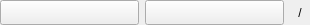
<?xml version="1.0" encoding="UTF-8"?>
<ui version="4.0">
 <class>breadcrumb_widget</class>
 <widget class="QWidget" name="breadcrumb_widget">
  <property name="geometry">
   <rect>
    <x>0</x>
    <y>0</y>
    <width>310</width>
    <height>25</height>
   </rect>
  </property>
  <property name="windowTitle">
   <string>Form</string>
  </property>
  <layout class="QHBoxLayout" name="horizontalLayout">
   <property name="leftMargin">
    <number>0</number>
   </property>
   <property name="topMargin">
    <number>0</number>
   </property>
   <property name="rightMargin">
    <number>0</number>
   </property>
   <property name="bottomMargin">
    <number>0</number>
   </property>
   <item>
    <widget class="QPushButton" name="home_button">
     <property name="sizePolicy">
      <sizepolicy hsizetype="Preferred" vsizetype="Preferred">
       <horstretch>0</horstretch>
       <verstretch>0</verstretch>
      </sizepolicy>
     </property>
     <property name="cursor">
      <cursorShape>PointingHandCursor</cursorShape>
     </property>
     <property name="text">
      <string/>
     </property>
     <property name="icon">
      <iconset theme="go-home">
       <normaloff>.</normaloff>.</iconset>
     </property>
    </widget>
   </item>
   <item>
    <widget class="QPushButton" name="button">
     <property name="sizePolicy">
      <sizepolicy hsizetype="Preferred" vsizetype="Preferred">
       <horstretch>0</horstretch>
       <verstretch>0</verstretch>
      </sizepolicy>
     </property>
     <property name="cursor">
      <cursorShape>PointingHandCursor</cursorShape>
     </property>
     <property name="text">
      <string/>
     </property>
    </widget>
   </item>
   <item>
    <widget class="QLabel" name="slash">
     <property name="sizePolicy">
      <sizepolicy hsizetype="Fixed" vsizetype="Preferred">
       <horstretch>0</horstretch>
       <verstretch>0</verstretch>
      </sizepolicy>
     </property>
     <property name="minimumSize">
      <size>
       <width>20</width>
       <height>0</height>
      </size>
     </property>
     <property name="text">
      <string>/</string>
     </property>
     <property name="alignment">
      <set>Qt::AlignCenter</set>
     </property>
    </widget>
   </item>
  </layout>
 </widget>
 <resources/>
 <connections>
  <connection>
   <sender>home_button</sender>
   <signal>clicked()</signal>
   <receiver>breadcrumb_widget</receiver>
   <slot>breadcrumb_clicked()</slot>
   <hints>
    <hint type="sourcelabel">
     <x>36</x>
     <y>32</y>
    </hint>
    <hint type="destinationlabel">
     <x>152</x>
     <y>0</y>
    </hint>
   </hints>
  </connection>
  <connection>
   <sender>button</sender>
   <signal>clicked()</signal>
   <receiver>breadcrumb_widget</receiver>
   <slot>breadcrumb_clicked()</slot>
   <hints>
    <hint type="sourcelabel">
     <x>300</x>
     <y>28</y>
    </hint>
    <hint type="destinationlabel">
     <x>121</x>
     <y>28</y>
    </hint>
   </hints>
  </connection>
 </connections>
 <slots>
  <slot>breadcrumb_clicked()</slot>
 </slots>
</ui>
